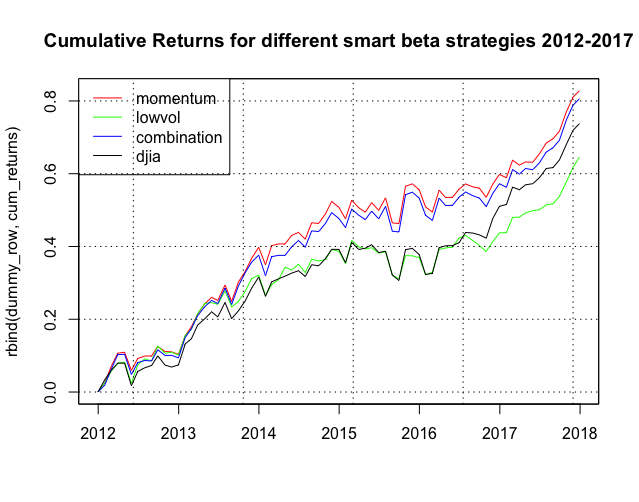

Write the R code that produced this figure.
# SPECIFY INPUTS

start <- as.Date("2010-12-31") 
end <- as.Date("2017-12-31")

# The following 3 specify how many of the top contenders out 
# of 30 DJIA components should be selected for the smart beta strategy
n_momentum <- 15
n_lowvol <- 15
n_combination <- 15

# IMPORT LIBRARIES

library(quantmod)
library(purrr)
library(xml2)
library(rvest)

# DEFINE HELPER FUNCTIONS

isTopN<-function(vec, N){
  1+length(vec)-rank(vec) <= N
}

isBottomN<-function(vec, N){
  rank(vec) <= N
}

get_DJ_symbols<-function(){
  wiki<-"https://en.wikipedia.org/wiki/Dow_Jones_Industrial_Average"
  htmldocobj<-read_html(wiki)
  DJIA <- html_table(htmldocobj, fill=T)[[2]]
  companies <- DJIA$Company
  symbols <- DJIA$Symbol
  names(symbols)<-companies
  return(symbols)
}

getPriceSeries<-function(symbol) {
  getSymbols(symbol, src = "yahoo",from = start, to = end, auto.assign = F)[,4]
}

getDailyReturn <- function(priceSeries){
  out<- dailyReturn(priceSeries)
  out<- out[2:nrow(out)]
  names(out)<-names(priceSeries)
  return(out)
}

retDfSum <- function(retDF){
  apply(retDF, 2, function(rets){prod(1+rets)-1})
}

#-----------------------------------------------------------

# IMPLEMENTING SMART-BETA

# Get prices for constituents 
symbols<- get_DJ_symbols()
allPrices <- map(symbols, getPriceSeries )
names(allPrices) <- symbols

# Compute returns from prices
dailyReturns <- map(allPrices, getDailyReturn)
dailyReturns <- Reduce(cbind, dailyReturns)
monthlyReturns <- apply.monthly(dailyReturns, retDfSum)

# Compute signal for Low-vol strategy: Rolling 3-month daily-vol
rolling_3mo_daily_vol <- apply.monthly(na.trim(rollapply(dailyReturns, 63, sd)), last)

# Compute signal for Momentum strategy: Rolling 12-month return
rolling_12mo_returns<- na.trim(rollapply(monthlyReturns, 12, retDfSum))

# Compute signal for Combination strategy: Rolling 12-month return/Rolling 3-month daily-vol
combination_signal <- rolling_12mo_returns/rolling_3mo_daily_vol

# MOMENTUM STRATEGY

wts_momentum <- t(apply(rolling_12mo_returns, 1, isTopN, n_momentum)) * (1/n_momentum)
wts_momentum <- xts(wts_momentum, order.by=as.Date(rownames(wts_momentum))) 
momentum_return_contributions <- na.trim(lag(wts_momentum, 1)) * monthlyReturns
momentum_returns <- apply(momentum_return_contributions, 1, sum)
momentum_returns <- xts(momentum_returns, order.by=as.Date(names(momentum_returns)))
names(momentum_returns) <- "momentum"

# LOW-VOL STRATEGY

wts_lowvol <- t(apply(rolling_3mo_daily_vol, 1, isBottomN, n_lowvol)) * (1/n_lowvol)
wts_lowvol <- xts(wts_lowvol, order.by=as.Date(rownames(wts_lowvol)))
lowvol_return_contributions <- na.trim(lag(wts_lowvol, 1)) * monthlyReturns
lowvol_returns <- apply(lowvol_return_contributions, 1, sum)
lowvol_returns <- xts(lowvol_returns, order.by=as.Date(names(lowvol_returns)))
names(lowvol_returns)<-"lowvol"

# COMBINATION STRATEGY

wts_combination <- t(apply(combination_signal, 1, isTopN, n_combination)) * (1/n_combination)
wts_combination <- xts(wts_combination, order.by=as.Date(rownames(wts_combination)))
combination_return_contributions <- na.trim(lag(wts_combination, 1)) * monthlyReturns
combination_returns <- apply(combination_return_contributions, 1, sum)
combination_returns <- xts(combination_returns, order.by=as.Date(names(combination_returns)))
names(combination_returns)<-"combination"

# DOW JONES INDEX

dji <- getSymbols("^DJI", from=start, to=end, auto.assign = F)[,4]
dji_monthly <- apply.monthly(dji, last)
dji_returns <- monthlyReturn(dji_monthly)
names(dji_returns)<-"djia"

# PLOT

strategies <- na.trim(cbind(momentum_returns, lowvol_returns, combination_returns, dji_returns))
cum_returns <- cumsum(strategies)
dummy_row <- do.call(cbind, map(1:4,function(x){xts(0, order.by = head(index(cum_returns),1)-months(1))}))
names(dummy_row) <- names(cum_returns)
plot.zoo( rbind(dummy_row,cum_returns), screens=1, col = c("red", "green", "blue", "black"), main="Cumulative Returns for different smart beta strategies 2012-2017", xlab = "", )
legend("topleft", legend=names(cum_returns), col = c("red", "green", "blue", "black"), lty=1 )
grid(col="black")
# TABLE

library(PerformanceAnalytics)
table.AnnualizedReturns(strategies)
